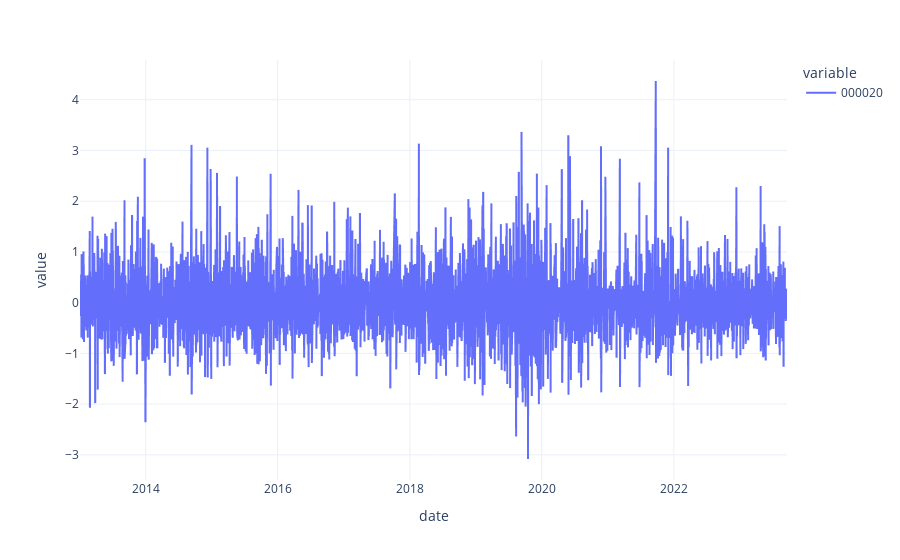

Write notebook code for a chart like this one.
### Code cell
np.log(df_volume['000020']).diff().plot()

### Figure 1 — Plotly figure (JSON) as saved in the notebook; plotly's stock layout.template omitted (floating-point values rounded to 4 significant figures; data arrays with more than 128 entries replaced by an {"elided": "..."} marker saying what was removed)
{"data": [{"hovertemplate": "variable=000020<br>date=%{x}<br>value=%{y}<extra></extra>", "legendgroup": "000020", "line": {"color": "#636efa", "dash": "solid"}, "marker": {"symbol": "circle"}, "mode": "lines", "name": "000020", "showlegend": true, "type": "scattergl", "x": {"elided": "2640 str values"}, "xaxis": "x", "y": {"elided": "2640 float values"}, "yaxis": "y"}], "layout": {"legend": {"title": {"text": "variable"}, "tracegroupgap": 0}, "margin": {"t": 60}, "xaxis": {"anchor": "y", "domain": [0, 1], "title": {"text": "date"}}, "yaxis": {"anchor": "x", "domain": [0, 1], "title": {"text": "value"}}}}
